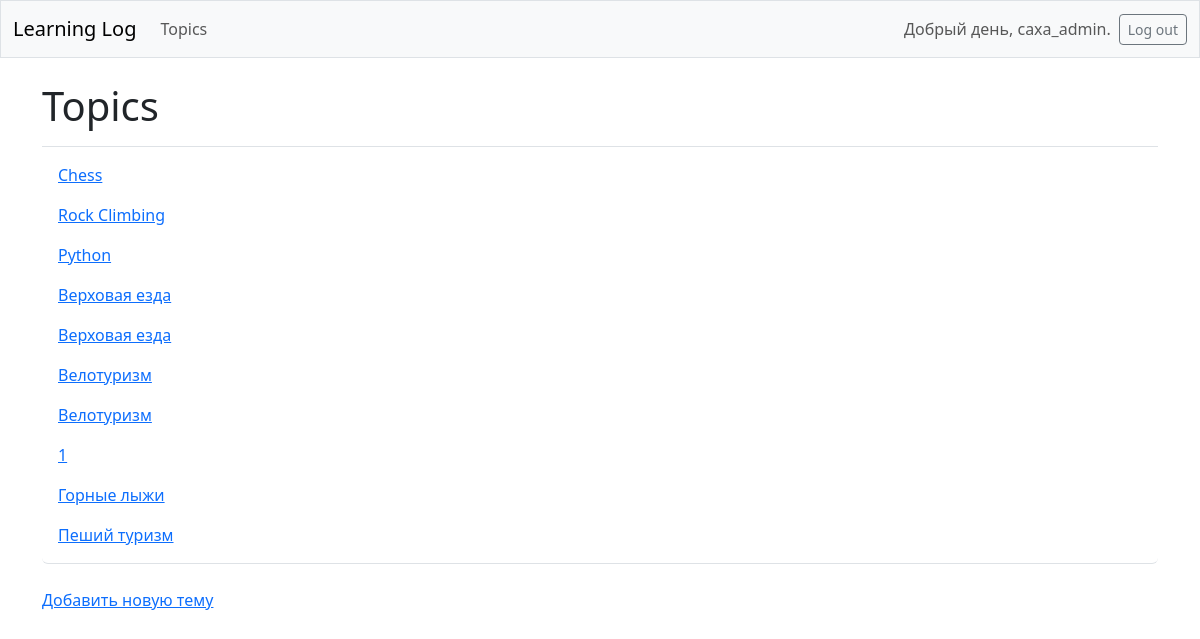
The app's page /topics/ (signed in) with its own data.
### learning_logs/models.py (models this page shows, shortened)
class Topic(models.Model):
    text = models.CharField(max_length=200)
    date_added = models.DateTimeField(auto_now_add=True)
    owner = models.ForeignKey(User, on_delete=models.CASCADE)

### learning_logs/views.py (the view)
# urls.py: path('topics/', views.topics, name='topics'),
@login_required
def topics(request):
    topics = Topic.objects.filter(owner=request.user).order_by('date_added')
    context = {'topics': topics}
    return render(request, 'learning_logs/topics.html', context)

### learning_logs/templates/learning_logs/topics.html
{% extends 'learning_logs/base.html' %}
{% block page_header %}
  <h1>Topics</h1>
{% endblock page_header %}
{% block content %}
  <ul class="list-group border-bottom pb-2 mb-4">
    {% for topic in topics %}
      <li class="list-group-item border-0">
        <a href="{% url 'learning_logs:topic' topic.id %}">
          {{ topic.text }}</a>
      </li>
    {% empty %}
      <li class="list-group-item border-0">Пока не было добавлено ни одной темы.</li>
    {% endfor %}
  </ul>
  <a href="{% url 'learning_logs:new_topic' %}">Добавить новую тему</a>
{% endblock content %}

### learning_logs/templates/learning_logs/base.html (shortened to what this page needs)
<!doctype html>
<html lang="en">
<head>
  {% load django_bootstrap5 %}
  {% bootstrap_css %}
</head>
<body>
  <nav class="navbar navbar-expand-md navbar-light bg-light mb-4 border">
    <div class="container-fluid">
      <a class="navbar-brand" href="{% url 'learning_logs:index' %}">
          Learning Log</a>
      <div class="collapse navbar-collapse" id="navbarCollapse">
        <ul class="navbar-nav me-auto mb-2 mb-md-0">
          <li class="nav-item">
            <a class="nav-link" href="{% url 'learning_logs:topics' %}">
              Topics</a></li>
        </ul>
        <ul class="navbar-nav ms-auto mb-2 mb-md-0">
          {% if user.is_authenticated %}
            <li class="nav-item">
              <span class="navbar-text me-2">Добрый день, {{ user.username }}.
                </span></li>
          {% endif %}
        </ul>
        {% if user.is_authenticated %}
          <form action="{% url 'accounts:logout' %}" method='post'>
            <button name='submit' class='btn btn-outline-secondary btn-sm'>
              Log out</button>
          </form>
        {% endif %}
      </div>
    </div>
  </nav>
  <main class="container">
    <div class="pb-2 mb-2 border-bottom">
      {% block page_header %}{% endblock page_header %}
    </div>
    <div>
      {% block content %}{% endblock content %}
    </div>
  </main>
</body>
</html>

### records on screen
Topic: text "Chess"
Topic: text "Rock Climbing"
Topic: text "Python"
Topic: text "Верховая езда"
Topic: text "Верховая езда"
Topic: text "Велотуризм"
Topic: text "Велотуризм"
Topic: text "1"
Topic: text "Горные лыжи"
Topic: text "Пеший туризм"

### other values on screen
{{ user.username }} "caxa_admin"
